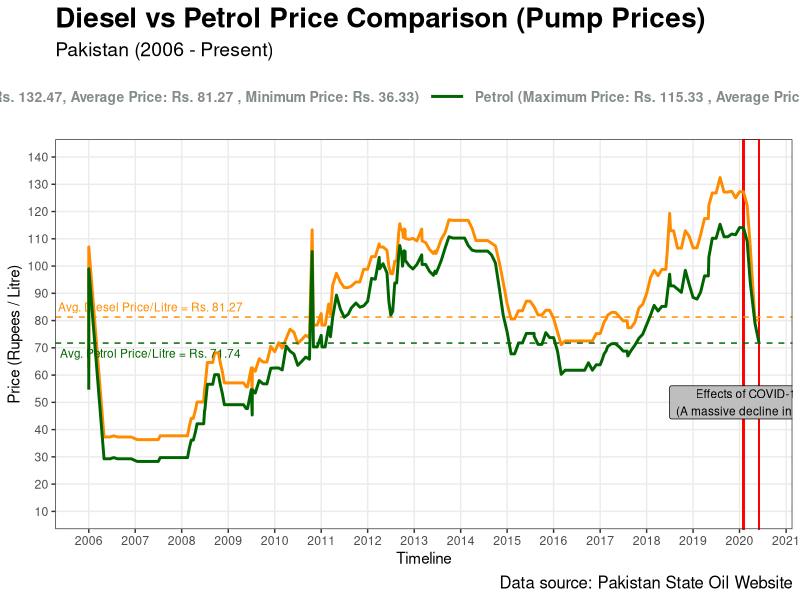

Write R code to recreate this figure.
library(tidyr)
library(dslabs)
library(dplyr)
library(ggplot2)
library(openxlsx)
library(lubridate)
library(magrittr)
library(scales)
library(zoo)
library(grid)
setwd("/home/hacceeb/Dropbox/Projects/PSO - Data Collection")
df = read.xlsx('clean_data.xlsx')

# define diesel
diesel_frame <- df %>%
  filter(Product.Name == "Diesel")
diesel_frame$Date <- strptime(as.character(diesel_frame$Date), "%B %d,%Y")
diesel_frame$Date <- ymd(diesel_frame$Date)
diesel_frame$Price <- as.numeric(diesel_frame$Price)
diesel <- diesel_frame[order(as.Date(diesel_frame$Date, format = "%B %d,%Y")),]
diesel <- diesel$Petrol


# define petrol
petrol_frame <- df %>%
  filter(Product.Name == "E10 Gasoline")
petrol_frame$Date <- strptime(as.character(petrol_frame$Date), "%B %d,%Y")
petrol_frame$Date <- ymd(petrol_frame$Date)
petrol_frame$Price <- as.numeric(petrol_frame$Price)
petrol <- petrol_frame[order(as.Date(petrol_frame$Date, format = "%B %d,%Y")),]

# data
data <- merge (diesel_frame, petrol_frame, by = 'Date')
data$Price.y <- ifelse(data$Price.y == 0, (data$Price.x - 8), data$Price.y)
data$Price.x <- ifelse(data$Price.x == 0, (data$Price.x + 8), data$Price.x)
data$Price.y <- na.approx(data$Price.y)
data$Price.x <- na.approx(data$Price.x)
data$Date <- as.Date(data$Date, format = "%Y-%m-%d")


# plot
data %>% 
  ggplot() + 
  geom_rect(xmin = as.Date('2020-02-01'), xmax = as.Date('2020-06-01'), ymin = 0, ymax = Inf, alpha = 0.002, col = 'red', fill = 'white') +
  annotate(geom="label", x=as.Date('2020-04-01'), y=50,  fill="grey", label='Effects of COVID-19 \n (A massive decline in Rates)', size = 3) +
  geom_line(aes(x = Date, y = Price.x, col = 'Diesel (Maximum Price: Rs. 132.47, Average Price: Rs. 81.27 , Minimum Price: Rs. 36.33)'), size = 1) +
  geom_hline(yintercept = mean(data$Price.x), size = 0.5, col = 'darkorange', linetype='dashed') +
  annotate(geom="text", x=as.Date('2007-05-01'), y=85, label='Avg. Diesel Price/Litre = Rs. 81.27', color="darkorange", size = 3) +
  geom_line(aes(x = Date, y = Price.y, col = 'Petrol (Maximum Price: Rs. 115.33 , Average Price: Rs. 71.74 , Minimum Price: Rs. 28.33)'), size = 1) +
  geom_hline(yintercept = mean(data$Price.y), size = 0.5, col = 'darkgreen', linetype='dashed') +
  annotate(geom="text", x=as.Date('2007-05-01'), y=68, label='Avg. Petrol Price/Litre = Rs. 71.74', color="darkgreen", size = 3) +
  scale_color_manual (values = c("darkorange", "darkgreen")) +
  labs(title = "Diesel vs Petrol Price Comparison (Pump Prices)",
       subtitle = "Pakistan (2006 - Present)",
       caption = "Data source: Pakistan State Oil Website") +
  xlab("Timeline") + 
  ylab("Price (Rupees / Litre)") + 
  scale_x_date(date_labels="%Y",date_breaks  ="1 year") +
  scale_y_continuous(breaks=seq(10, 140, 10), limits=c(10, 140)) +
  theme_bw() +
  theme(panel.grid.minor = element_blank()) +
  theme(
    plot.title = element_text(size = 20, face = "bold"),
    plot.subtitle = element_text(size = 14),
    plot.caption = element_text(size = 12),
    legend.title = element_blank(),
    legend.position = 'top',
    legend.text = element_text(size = 10, color = 'azure4', face = 'bold'),
    legend.key.size = unit(2, 'line')
  )
